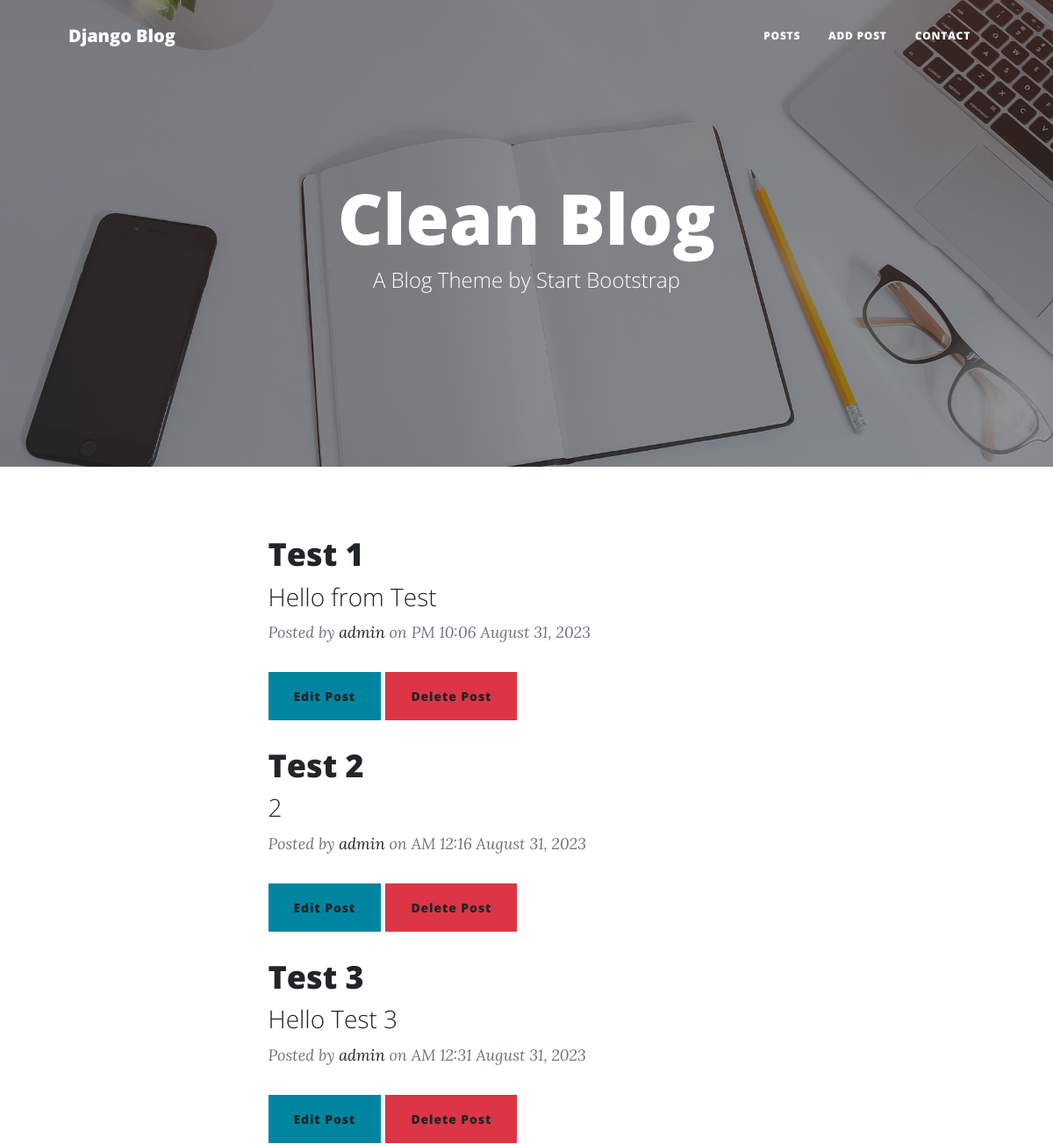
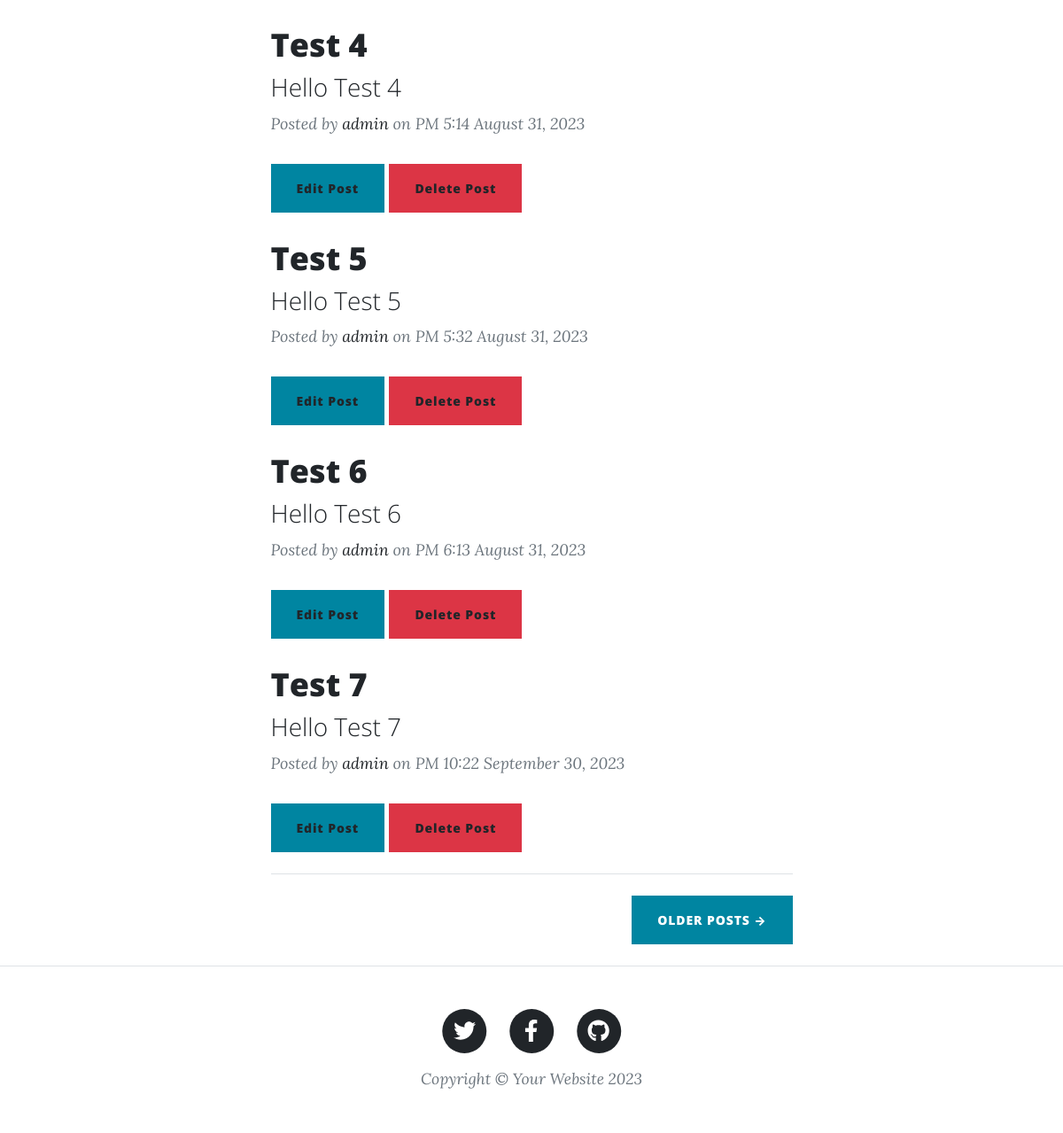
Screenshot of /blog/ with the database file from the repository (2 pictures, top to bottom).
### posts/models.py (models this page shows, shortened)
class Post (models.Model):
    auther = models.ForeignKey(User,related_name='post_auther',on_delete=models.SET_NULL,null=True)
    title= models.CharField(max_length=120)
    subtitle = models.CharField(max_length=1000, null=True)
    comment = models.TextField(max_length=5000)
    publish_date = models.DateTimeField(default= timezone.now)
    tags = TaggableManager()
    image = models.ImageField(upload_to='posts', null=True)
    slug = models.SlugField(null=True,blank=True)

### posts/views2.py (the view)
# urls.py: path('blog/',PostList.as_view()),
class PostList(generic.ListView):
    model = Post

### posts/templates/posts/post_list.html (shortened to what this page needs)
{% extends 'base.html' %}
{% load static %}
{% block body %}
        <header class="masthead" style="background-image: url('{% static 'assets/img/home-bg.jpg' %}')">
            <div class="container position-relative px-4 px-lg-5">
                <div class="row gx-4 gx-lg-5 justify-content-center">
                    <div class="col-md-10 col-lg-8 col-xl-7">
                        <div class="site-heading">
                            <h1>Clean Blog</h1>
                            <span class="subheading">A Blog Theme by Start Bootstrap</span>
                        </div>
                    </div>
                </div>
            </div>
        </header>
        <div class="container px-4 px-lg-5">
            <div class="row gx-4 gx-lg-5 justify-content-center">
                <div class="col-md-10 col-lg-8 col-xl-7">
                    {% for post in post_list %}
                        <div class="post-preview">
                            <a href="/blog/{{post.slug}}/">
                                <h2 class="post-title">{{post.title}}</h2>
                                <h3 class="post-subtitle">{{post.subtitle}}</h3>
                            </a>
                            <p class="post-meta">
                                Posted by
                                <a href="#!">{{post.auther}}</a>
                                on {{post.publish_date|date:"A f F t, o "}}
                            </p>
                            <a class="btn btn-primary" type="button" href="/blog/{{post.slug}}/edit/" role="button">Edit Post</a>
                            <a class="btn btn-danger" type="button" href="/blog/{{post.slug}}/delete/" role="button">Delete Post</a>
                        </div>
                    {% endfor %}
                    <hr class="my-4" />
                    <div class="d-flex justify-content-end mb-4"><a class="btn btn-primary text-uppercase" href="#!">Older Posts →</a></div>
                </div>
            </div>
        </div>
{% endblock %}

### rows the page displays
Post: title "Test 1", subtitle "Hello from Test", auther "admin", publish_date "PM 10:06 August 31, 2023"
Post: title "Test 2", subtitle "2", auther "admin", publish_date "AM 12:16 August 31, 2023"
Post: title "Test 3", subtitle "Hello Test 3", auther "admin", publish_date "AM 12:31 August 31, 2023"
Post: title "Test 4", subtitle "Hello Test 4", auther "admin", publish_date "PM 5:14 August 31, 2023"
Post: title "Test 5", subtitle "Hello Test 5", auther "admin", publish_date "PM 5:32 August 31, 2023"
Post: title "Test 6", subtitle "Hello Test 6", auther "admin", publish_date "PM 6:13 August 31, 2023"
Post: title "Test 7", subtitle "Hello Test 7", auther "admin", publish_date "PM 10:22 September 30, 2023"
